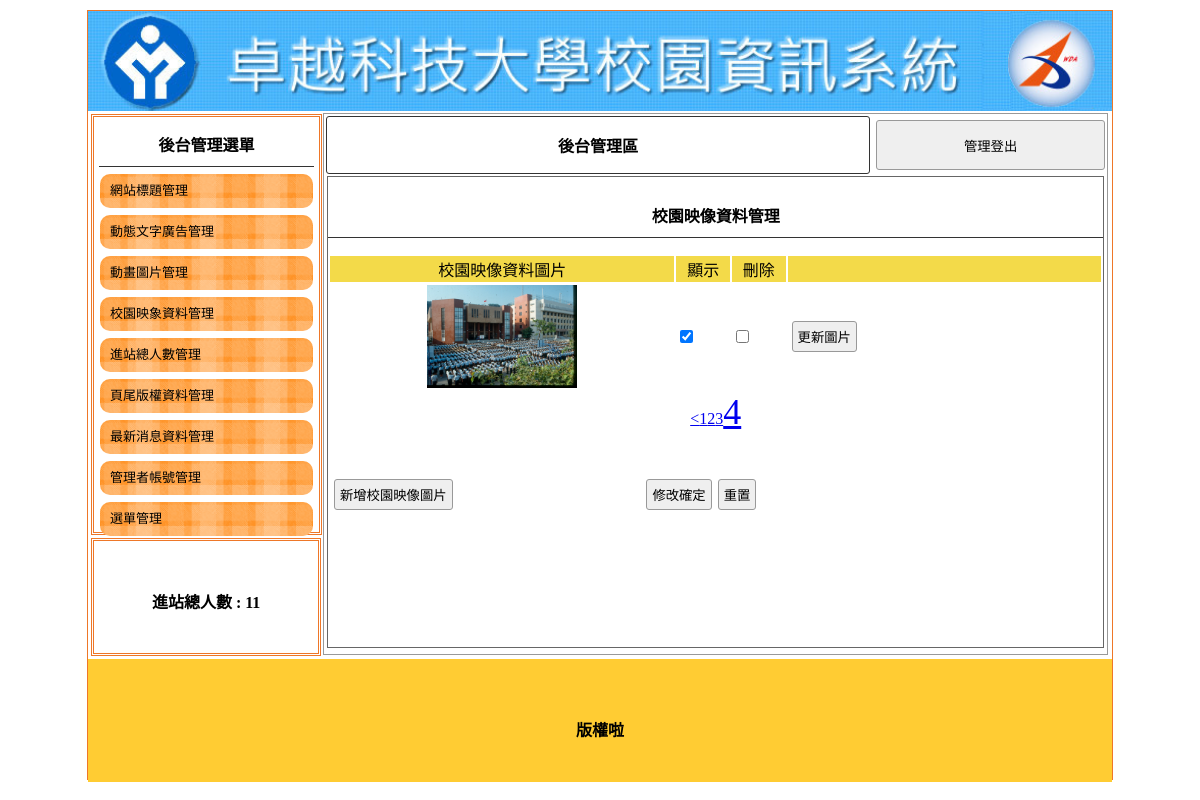
Screenshot of /backend.php?do=image&p=4 with the database file from the repository.
### tables this page shows
CREATE TABLE `home` (
  `id` int(10) UNSIGNED NOT NULL,
  `img` text NOT NULL,
  `text` text NOT NULL,
  `sh` int(11) NOT NULL DEFAULT 0
);

CREATE TABLE `total` (
  `id` int(10) UNSIGNED NOT NULL,
  `total` int(11) NOT NULL
);

CREATE TABLE `image` (
  `id` int(10) UNSIGNED NOT NULL,
  `img` text NOT NULL,
  `sh` int(11) NOT NULL DEFAULT 1
);

CREATE TABLE `bottom` (
  `id` int(10) UNSIGNED NOT NULL,
  `text` text NOT NULL
);

### base.php (called while the page is built, shortened)
<?php session_start();
class DB
{
  private $dns = "mysql:host=localhost;charset=utf8;dbname=db01-2", $table, $pdo, $root = "root", $pw = '';
  function __construct($table)
  {
    $this->table = $table;
    $this->pdo = new PDO($this->dns, $this->root, $this->pw);
  }
  function all(...$arg)
  {
    $sql = "SELECT * FROM $this->table ";
    if (isset($arg[0])) {
      if (is_array($arg[0])) {
        foreach ($arg[0] as $k => $v) {
          $tmp[] = sprintf("`%s` = '%s'", $k, $v);
        }
        $sql = $sql . " WHERE " . implode(" && ", $tmp);
      } else {
        $sql = $sql . $arg[0];
      }
    }
    return $this->pdo->query($sql)->fetchAll();
  }
  function count(...$arg)
  {
    $sql = "SELECT count(*) FROM $this->table ";
    return $this->pdo->query($sql)->fetchColumn();
  }
  function find($id)
  {
    $sql = "SELECT * FROM $this->table ";
    if (is_array($id)) {
      foreach ($id as $k => $v) {
        $tmp[] = sprintf("`%s` = '%s'", $k, $v);
      }
      $sql = $sql . " WHERE " . implode(" && ", $tmp);
    } else {
      $sql = $sql ." WHERE `id` = '$id'";
    }
    return $this->pdo->query($sql)->fetch(PDO::FETCH_ASSOC);
  }
  function save($ar)
  {
    if (isset($ar['id'])) {
      foreach ($ar as $k => $v) {
        if($k != 'id')$tmp[] = sprintf("`%s` = '%s'", $k, $v);
      }
      $sql ="UPDATE $this->table SET " . implode(" , ", $tmp) . " WHERE `id` = '{$ar['id']}'";
    } else {
      $sql ="INSERT INTO $this->table (`".implode("`,`",array_keys($ar)) . "`) VALUES ('" .implode("','",$ar) ."')" ;
    }
    return $this->pdo->exec($sql);
  }
}
$Home=new DB('home');
$Image=new DB('image');
$Total=new DB('total');
$Bottom=new DB('bottom');

### backend.php (the view, shortened to what this page needs)
<?php include_once 'base.php' ?>
<!DOCTYPE html PUBLIC "-//W3C//DTD XHTML 1.0 Transitional//EN" "http://www.w3.org/TR/xhtml1/DTD/xhtml1-transitional.dtd">
<html xmlns="http://www.w3.org/1999/xhtml">
<head>
  <link href="css.css" rel="stylesheet" type="text/css">
</head>
<body>
  <div id="main">
    <a title="" href="/index.php">
      <div class="ti" style="background:url('./icon/<?=$Home->find(['sh'=>1])['img']?>'); background-size:cover;"></div>
    </a>
    <div id="ms">
      <div id="lf" style="float:left;">
        <div id="menuput" class="dbor">
          <span class="t botli">後台管理選單</span>
          <a style="color:#000; font-size:13px; text-decoration:none;" href="?do=home">
            <div class="mainmu">
              網站標題管理 </div>
          </a>
          <a style="color:#000; font-size:13px; text-decoration:none;" href="?do=ad">
            <div class="mainmu">
              動態文字廣告管理 </div>
          </a>
          <a style="color:#000; font-size:13px; text-decoration:none;" href="?do=mvim">
            <div class="mainmu">
              動畫圖片管理 </div>
          </a>
          <a style="color:#000; font-size:13px; text-decoration:none;" href="?do=image">
            <div class="mainmu">
              校園映象資料管理 </div>
          </a>
          <a style="color:#000; font-size:13px; text-decoration:none;" href="?do=total">
            <div class="mainmu">
              進站總人數管理 </div>
          </a>
          <a style="color:#000; font-size:13px; text-decoration:none;" href="?do=bottom">
            <div class="mainmu">
              頁尾版權資料管理 </div>
          </a>
          <a style="color:#000; font-size:13px; text-decoration:none;" href="?do=news">
            <div class="mainmu">
              最新消息資料管理 </div>
          </a>
          <a style="color:#000; font-size:13px; text-decoration:none;" href="?do=admin">
            <div class="mainmu">
              管理者帳號管理 </div>
          </a>
          <a style="color:#000; font-size:13px; text-decoration:none;" href="?do=menu">
            <div class="mainmu">
              選單管理 </div>
          </a>
        </div>
        <div class="dbor" style="margin:3px; width:95%; height:20%; line-height:100px;">
          <span class="t">進站總人數 :
          <?=$Total->find(1)['total']?> </span>
        </div>
      </div>
      <div class="di" style="height:540px; border:#999 1px solid; width:76.5%; margin:2px 0px 0px 0px; float:left; position:relative; left:20px;">
        <table width="100%">
          <tbody>
            <tr>
              <td style="width:70%;font-weight:800; border:#333 1px solid; border-radius:3px;" class="cent"><a href="?do=admin" style="color:#000; text-decoration:none;">後台管理區</a></td>
              <td><button onclick="document.cookie='user=';location.replace('/index.php')" style="width:99%; margin-right:2px; height:50px;">管理登出</button></td>
            </tr>
          </tbody>
        </table>
      <?php
        $do=$_GET['do']??'home';
        $file= "back/$do.php";
        include_once file_exists($file)?$file:'back/home.php';
      ?>
      </div>
    <div style="width:1024px; left:0px; position:relative; background:#FC3; margin-top:4px; height:123px; display:block;">
      <span class="t" style="line-height:123px;"><?=$Bottom->find(1)['text']?></span>
    </div>
  </div>
</body>
</html>

### back/image.php (shortened to what this page needs)
    <div style="width:99%; height:87%; margin:auto; overflow:auto; border:#666 1px solid;">
      <p class="t cent botli">校園映像資料管理</p>
      <form method="post" action="../api/manage.php">
        <table width="100%">
          <tbody>
            <tr class="yel">
              <td width="45%">校園映像資料圖片</td>
              <td width="7%">顯示</td>
              <td width="7%">刪除</td>
              <td></td>
            </tr>
            <?php
            $big=$Image->count();
            $small=3;
            $page=ceil($big/$small);
            $now=$_GET['p']??1;
            $start=($now-1)*$small;
            $rows=$Image->all(" LIMIT $start,$small");
              foreach($rows as $row){
                printf('<tr> <td class="cent"><img src="../icon/%s" style="width: 150px;height:103px"></td>',$row['img']);
                printf('<td><input type="checkbox" name="sh[]" value="%s" %s></td>',$row['id'],($row['sh']==1)?'checked':'');
                printf('<td><input type="checkbox" name="del[]" value="%s"><input type="hidden" name="id[]" value="%s"></td>',$row['id'],$row['id']);
                printf('<td><input type="button" onclick="op(\'#cover\',\'#cvr\',\'%s\')" value="更新圖片"></td></tr>','../window/image.php?id='.$row['id']);
              }
            ?>
          </tbody>
        </table>
        <div class="cent">
        <?php
          if($now-1>0)printf('<a href="?do=image&p=%s"><</a>',$now-1);
          for($i=1;$i<=$page;$i++)printf('<a href="?do=image&p=%s" %s>%s</a>',$i,($now==$i)?'style="font-size:36px"':'',$i);
        ?>
        </div>
        <table style="margin-top:40px; width:70%;">
          <tbody>
            <tr>
              <td width="200px"><input type="button" onclick="op('#cover','#cvr','../window/image.php')" value="新增校園映像圖片"></td>
              <td class="cent"><input type="submit" value="修改確定"><input type="reset" value="重置"></td>
            </tr>
          </tbody>
        </table>
      </form>
    </div>
</div>

### css.css (style rules this page uses)
body { padding:0px; margin:0px; }
#main { width:1024px; height:768px; margin:10px auto 10px auto; border:#EE7728 1px solid; position:relative; }
.ti { width:100%; height:100px; position:relative; background-size:cover; background-repeat:no-repeat; }
.dbor { border:#EE7728 double 3px; margin:1px; padding:2px 10px 2px 10px; }
.t { font-weight:800; display:block; text-align:center; padding:10px 1px 10px 1px; }
.botli { border-bottom:#333 1px solid; }
.mainmu { position:relative; border-radius:10px; background:url(icon/menu.fw.png) center no-repeat; background-size:cover; line-height:30px; padding:2px 10px 2px 10px; margin:7px 1px 7px 1px; }
#lf { height:540px; width:21%; display:inline-block; }
#menuput { width:100%; height:75%; position:relative; padding:5px; display:block; margin: 3px; }
.di { display:inline-block; }
.cent { text-align:center; }
input,button { border:#999 1px solid; border-radius:3px; background:#EFEFEF; padding:5px; margin:3px; }
.yel td { background:#F3DA49; text-align:center; }

### rows the page displays
home: img (picture)
total: total "11"
image: img (picture)
bottom: text "版權啦"
